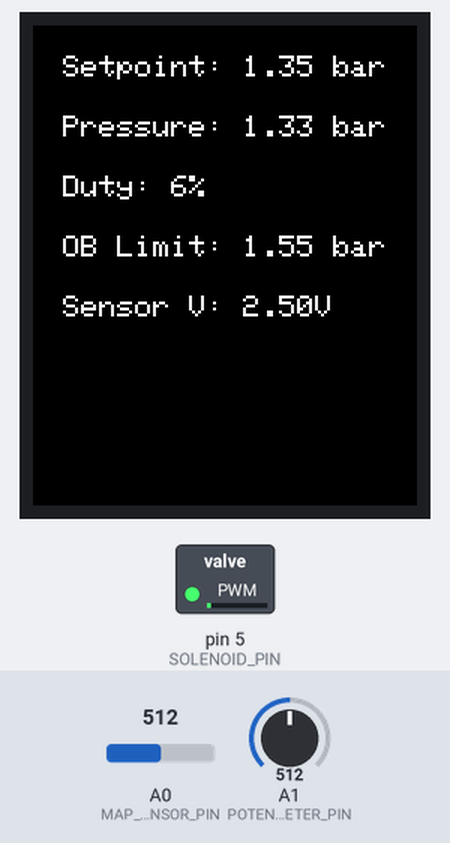
Bench run of a sketch on a simulated Arduino Uno, built with avr-gcc and run on an emulated ATmega328P. Parts: 128×160 colour display, switched loads named in the sketch (green lamp = pin HIGH). Inputs (shaded band) come from the test bench; at power-on: A0 (MAP_SENSOR_PIN) = 512, A1 (POTENTIOMETER_PIN) = 512. What the sketch prints to the serial monitor is not drawn.

Above: at 1.3 s.
1.4 s: A0 (MAP_SENSOR_PIN) set to 10
At 2.9 s:
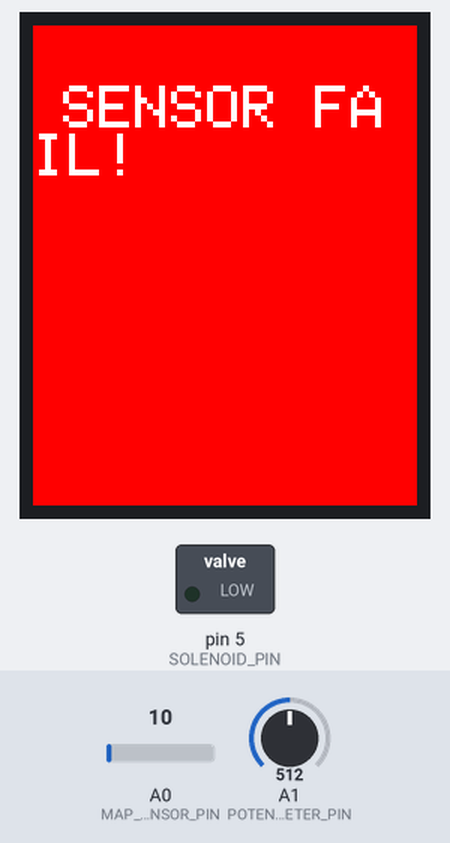
4.4 s: A0 (MAP_SENSOR_PIN) set to 36
7.4 s: A0 (MAP_SENSOR_PIN) set to 45
At 8.5 s:
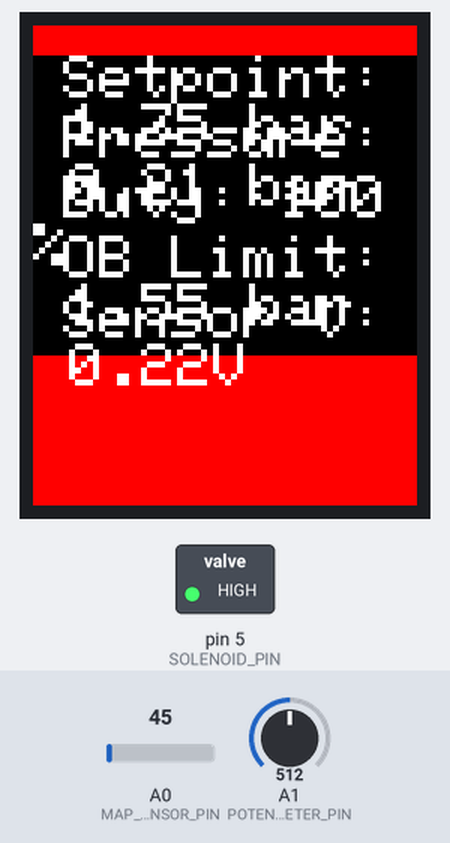
8.9 s: A1 (POTENTIOMETER_PIN) set to 6
At 9.6 s:
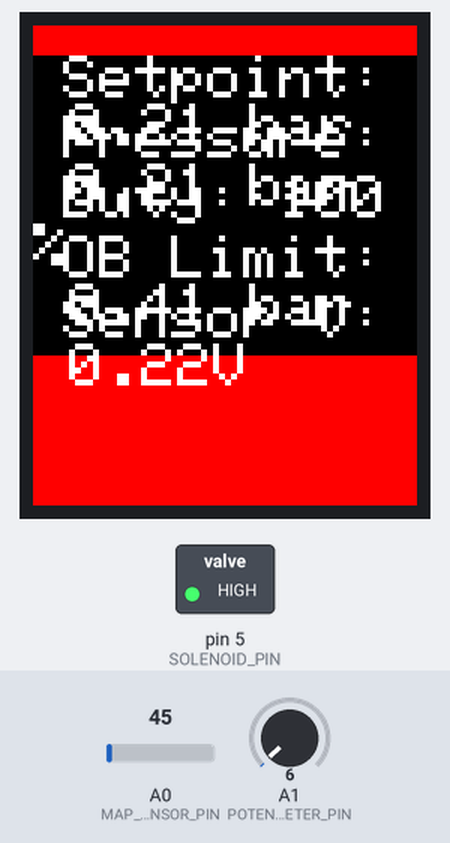
10.4 s: A1 (POTENTIOMETER_PIN) set to 3
At 11.6 s:
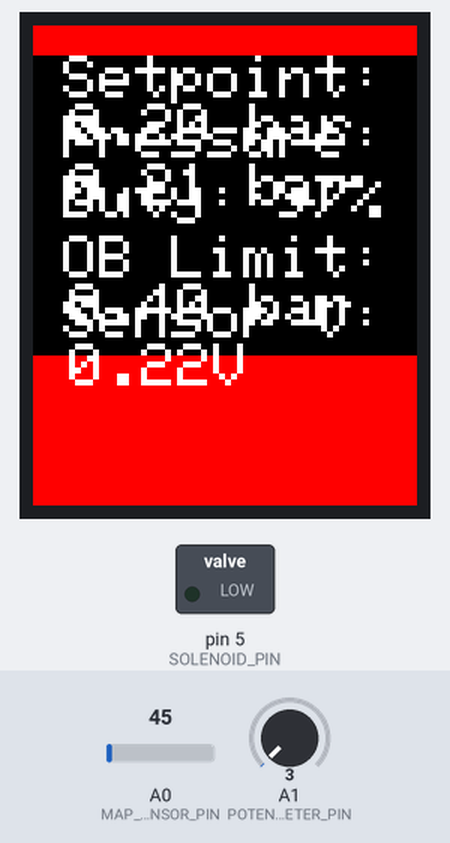
13.4 s: A0 (MAP_SENSOR_PIN) set to 112
At 13.56 s:
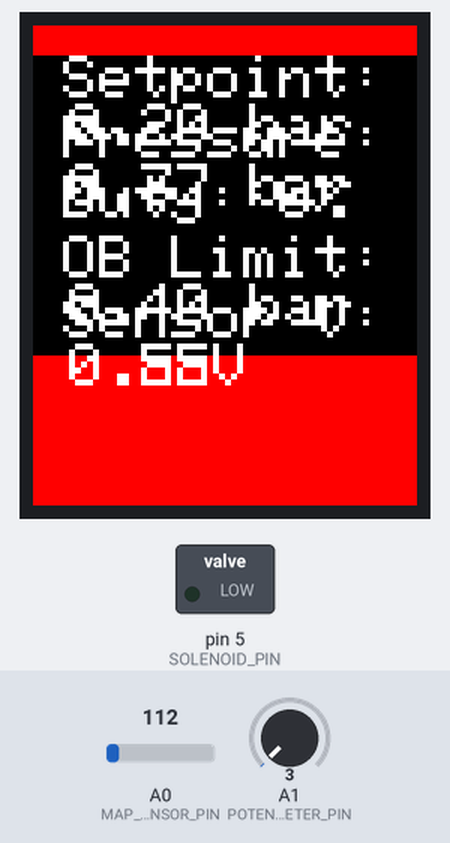
14.9 s: A0 (MAP_SENSOR_PIN) set to 135
At 15.5 s:
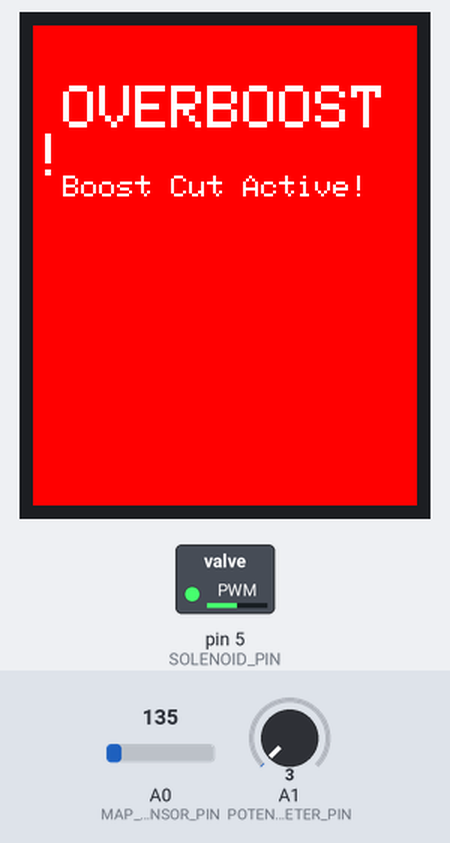
Timing chart, 0 to 17.9 s (numbered marks = the images above; inputs shaded):
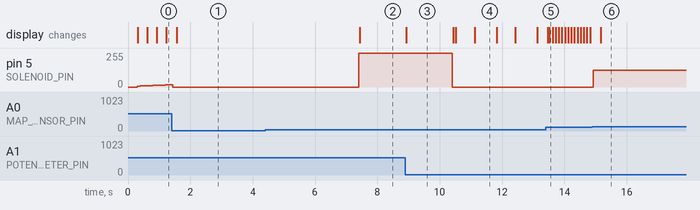

Measured:
- the behaviour switches between 40 and 41 on A0 (MAP_SENSOR_PIN) (found by bisection; images 1 and 2)
- the behaviour switches between 5 and 4 on A1 (POTENTIOMETER_PIN) (found by bisection; images 3 and 4)
- the behaviour switches between 124 and 125 on A0 (MAP_SENSOR_PIN) (found by bisection; images 5 and 6)
- after the input at 1.4 s, the display: changes after 0.17 s (image 1)
- after the input at 4.4 s, every drawn part: stays the same
- after the input at 7.4 s, pin 5 (SOLENOID_PIN): 0/255 → 255/255 at once; the display: changes at once (image 2)
- after the input at 8.9 s, the display: changes at once (image 3)
- after the input at 10.4 s, pin 5 (SOLENOID_PIN): 255/255 → 0/255 at once; the display: first changes at once (image 4 shows a later state)
- after the input at 14.9 s, pin 5 (SOLENOID_PIN): 0/255 → 127/255 at once; the display: changes after 0.27 s (image 6)

The sketch:

nzve4e.ino
```cpp
#include <Adafruit_GFX.h>
#include <Adafruit_ST7735.h>
#include <PID_v1.h>

// Pin Definitions
#define SOLENOID_PIN 5
#define MAP_SENSOR_PIN A0
#define POTENTIOMETER_PIN A1

// TFT Display
Adafruit_ST7735 tft = Adafruit_ST7735(10, 9, 8); // CS, DC, RESET pins

// PID Variables
double setpoint, input, output;
double Kp = 2.5, Ki = 4.0, Kd = 1.2;  // Fine-tuned PID values
PID myPID(&input, &output, &setpoint, Kp, Ki, Kd, DIRECT);

// Pressure & Safety Settings
const float MAP_SENSOR_MIN_VOLTAGE = 0.2;
const float MAP_SENSOR_MAX_VOLTAGE = 4.9;
const float MAP_SENSOR_MIN_PRESSURE = 20;
const float MAP_SENSOR_MAX_PRESSURE = 250;
float overboostThreshold = 240;  // Dynamically set (Setpoint + 0.2 bar)
const float MAX_PRESSURE_LIMIT = 250;
bool solenoidActive = false;
bool overboostShutdown = false;

// Faster Screen Update Timing
unsigned long lastDisplayUpdate = 0;
const unsigned long displayUpdateInterval = 100;

void setup() {
    pinMode(SOLENOID_PIN, OUTPUT);
    Serial.begin(115200);  // High-speed Serial Communication ✅ FIXED

    // Initialize TFT
    tft.initR(INITR_BLACKTAB);
    tft.fillScreen(ST77XX_BLACK);
    tft.setTextColor(ST77XX_WHITE);
    tft.setTextSize(1);

    myPID.SetMode(AUTOMATIC);
    myPID.SetTunings(Kp, Ki, Kd);

    // ✅ Initialize display with default values
    displayStatus(0.0, 0.0, 0, 0.0, 0.0);
}

void loop() {
    static float lastPressure = -1;
    static float lastOutput = -1;
    static float lastSetpoint = -1;

    // Read MAP Sensor
    int sensorValue = analogRead(MAP_SENSOR_PIN);
    float voltage = sensorValue * (5.0 / 1023.0);

    // 🚨 MAP Sensor Failsafe (If voltage is below 0.2V, disable boost control)
    if (voltage < MAP_SENSOR_MIN_VOLTAGE) {
        Serial.println("⚠ WARNING: MAP SENSOR FAILURE! DISABLING BOOST CONTROL.");
        digitalWrite(SOLENOID_PIN, LOW);
        displaySensorError();
        return;
    }

    input = ((voltage - MAP_SENSOR_MIN_VOLTAGE) / (MAP_SENSOR_MAX_VOLTAGE - MAP_SENSOR_MIN_VOLTAGE)) *
            (MAP_SENSOR_MAX_PRESSURE - MAP_SENSOR_MIN_PRESSURE) + MAP_SENSOR_MIN_PRESSURE;
    float pressureBar = input / 100.0;

    // Read Potentiometer for Desired Pressure
    int potValue = analogRead(POTENTIOMETER_PIN);
    setpoint = map(potValue, 0, 1023, MAP_SENSOR_MIN_PRESSURE, MAX_PRESSURE_LIMIT);
    float setpointBar = setpoint / 100.0;

    // 🚨 Set Overboost Limit Dynamically (Setpoint + 0.2 bar)
    overboostThreshold = setpoint + 20;  // 20 kPa = 0.2 bar
    float overboostBar = overboostThreshold / 100.0;

    // 🚨 Overboost Protection with Soft Boost Cut
    if (input > overboostThreshold) {
        overboostShutdown = true;
        solenoidActive = false;
        analogWrite(SOLENOID_PIN, 127);  // Set solenoid to 50% instead of shutting off completely
        displayOverboostWarning();
        printSerialData(pressureBar, setpointBar, 50, voltage, overboostBar);
        return;
    }

    // Reset overboost protection
    if (overboostShutdown && input < (overboostThreshold - 10)) {
        overboostShutdown = false;
    }

    // 🚀 Normal PID-Based Boost Control
    if (!overboostShutdown) {
        myPID.Compute();
        output = constrain(output, 0, 255);

        if (input < setpoint) {
            analogWrite(SOLENOID_PIN, (int)output);
            solenoidActive = (output > 0);
        } else {
            digitalWrite(SOLENOID_PIN, LOW);
            solenoidActive = false;
        }
    }

    // Convert duty cycle to %
    int dutyCyclePercent = (output / 255.0) * 100;

    // Faster Display Update
    if (millis() - lastDisplayUpdate >= displayUpdateInterval ||
        input != lastPressure || output != lastOutput || setpoint != lastSetpoint) {

        displayStatus(pressureBar, setpointBar, dutyCyclePercent, voltage, overboostBar);
        printSerialData(pressureBar, setpointBar, dutyCyclePercent, voltage, overboostBar);
        lastPressure = input;
        lastOutput = output;
        lastSetpoint = setpoint;
        lastDisplayUpdate = millis();
    }
}

// 📢 **Display on TFT**
void displayStatus(float pressureBar, float setpointBar, int dutyCyclePercent, float sensorVoltage, float obLimit) {
    tft.fillRect(0, 10, 128, 100, ST77XX_BLACK);

    tft.setCursor(10, 10);
    tft.print("Setpoint: ");
    tft.print(setpointBar, 2);
    tft.print(" bar");

    tft.setCursor(10, 30);
    tft.print("Pressure: ");
    tft.print(pressureBar, 2);
    tft.print(" bar");

    tft.setCursor(10, 50);
    tft.print("Duty: ");
    tft.print(dutyCyclePercent);
    tft.print("%");

    tft.setCursor(10, 70);
    tft.print("OB Limit: ");
    tft.print(obLimit, 2);
    tft.print(" bar");

    tft.setCursor(10, 90);
    tft.print("Sensor V: ");
    tft.print(sensorVoltage, 2);
    tft.print("V");
}

// 🚨 **Overboost Warning**
void displayOverboostWarning() {
    tft.fillScreen(ST77XX_RED);
    tft.setTextColor(ST77XX_WHITE);
    tft.setCursor(10, 20);
    tft.setTextSize(2);
    tft.print("OVERBOOST!");
    tft.setCursor(10, 50);
    tft.setTextSize(1);
    tft.print("Boost Cut Active!");
}

// 🚨 **MAP Sensor Error**
void displaySensorError() {
    tft.fillScreen(ST77XX_RED);
    tft.setTextColor(ST77XX_WHITE);
    tft.setCursor(10, 20);
    tft.setTextSize(2);
    tft.print("SENSOR FAIL!");
}

// 📡 **Serial Monitor Output (Readable & Clear)**
void printSerialData(float pressureBar, float setpointBar, int dutyCyclePercent, float sensorVoltage, float obLimit) {
    Serial.println("==================================");
    Serial.print("Setpoint  : "); Serial.print(setpointBar, 2); Serial.println(" bar");
    Serial.print("Pressure  : "); Serial.print(pressureBar, 2); Serial.println(" bar");
    Serial.print("Duty Cycle: "); Serial.print(dutyCyclePercent); Serial.println("%");
    Serial.print("OB Limit  : "); Serial.print(obLimit, 2); Serial.println(" bar");
    Serial.print("Sensor V  : "); Serial.print(sensorVoltage, 2); Serial.println("V");
    Serial.println("==================================\n");
}
```
